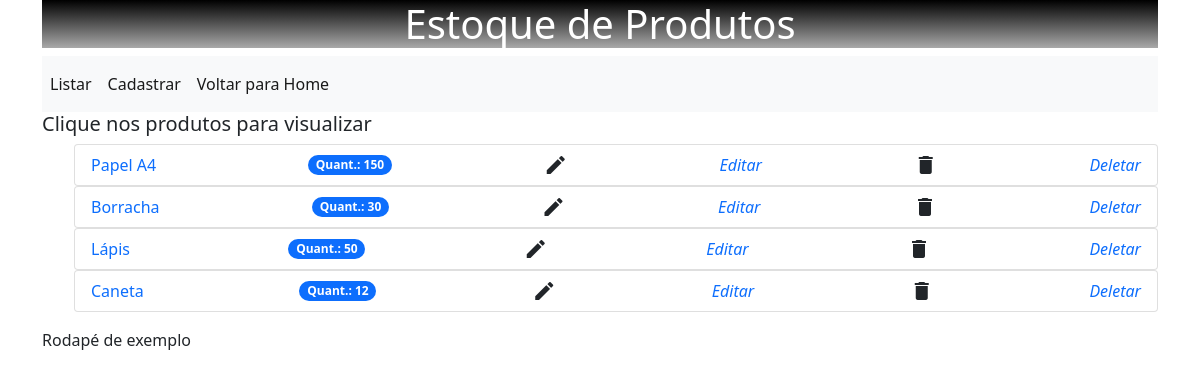
Before: /produtos/listar with the older database file.
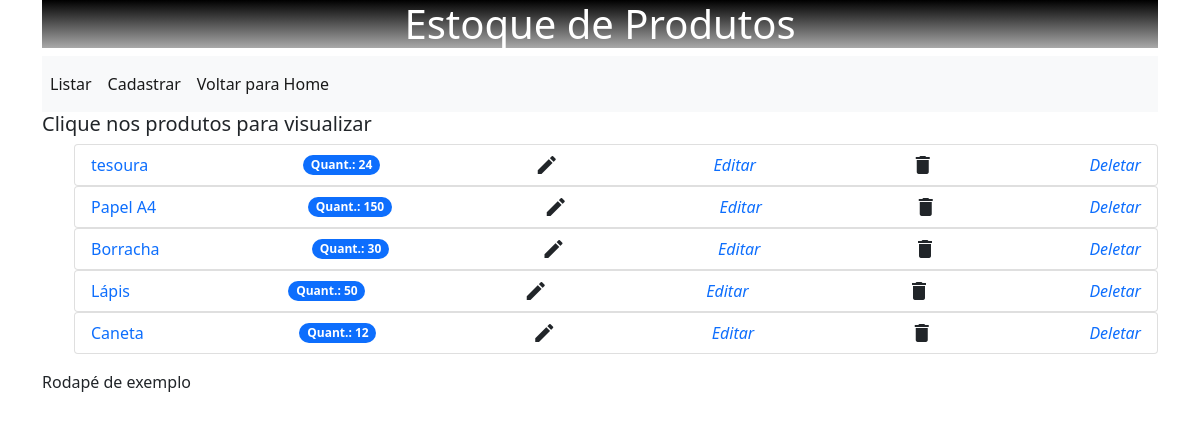
After: the same page with the newer database file.
### produtos/models.py (models this page shows, shortened)
class Produtos(models.Model):
    nome = models.CharField(max_length=200)
    descricao = models.CharField(max_length=400)
    quantidade = models.IntegerField()
    data_cadastro = models.DateTimeField(auto_now_add=True)

### produtos/views.py (the view)
# urls.py: path('listar', views.listar, name='listar'),
def listar(request):
    produtos = Produtos.objects.all().order_by('-data_cadastro')
    return render(request,"produtos/listar.html", {'produtos': produtos})

### produtos/templates/produtos/listar.html (shortened to what this page needs)
{% extends 'produtos/base.html' %}
{% block content %}
<h5>Clique nos produtos para visualizar</h5>
<div>
    <ul class='task-list'>
        {%for produto in produtos%}
        <ul class="list-group">
            <li class="list-group-item d-flex justify-content-between align-items-center">
                <a href="/produtos/{{produto.id}}" style='text-decoration:none;'>{{produto.nome}}</a>
                <span class="badge bg-primary rounded-pill">Quant.: {{produto.quantidade}}</span>
                <span class="material-icons">mode_edit</span>
                <i src="\produtos\static\icons\delete_black_24dp.svg"><a href='/produtos/atualizar/{{produto.id}}' style='text-decoration:none;'>Editar</a></i>
                <span class="material-icons">delete</span>
                <i src="\produtos\static\icons\delete_black_24dp.svg"><a href='/produtos/deletar/{{produto.id}}' style='text-decoration:none;'>Deletar</a></i>
            </li>
        </ul>
        {%endfor%}
    </ul>
</div>
{% endblock content %}

Changed rows visible on the page:
added Produtos: nome "tesoura", quantidade "24"
